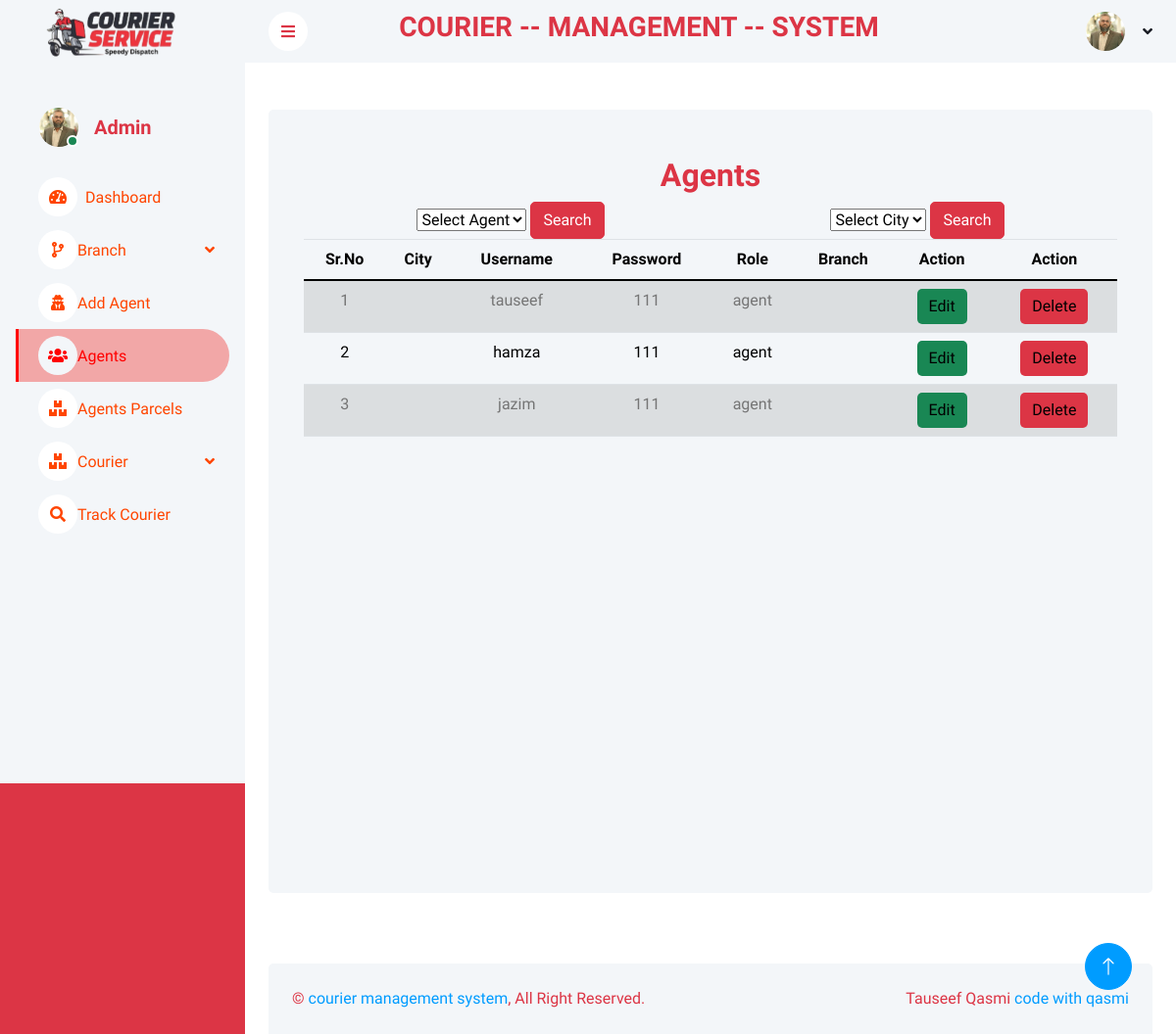
The page /agent.php on the database as committed earlier.
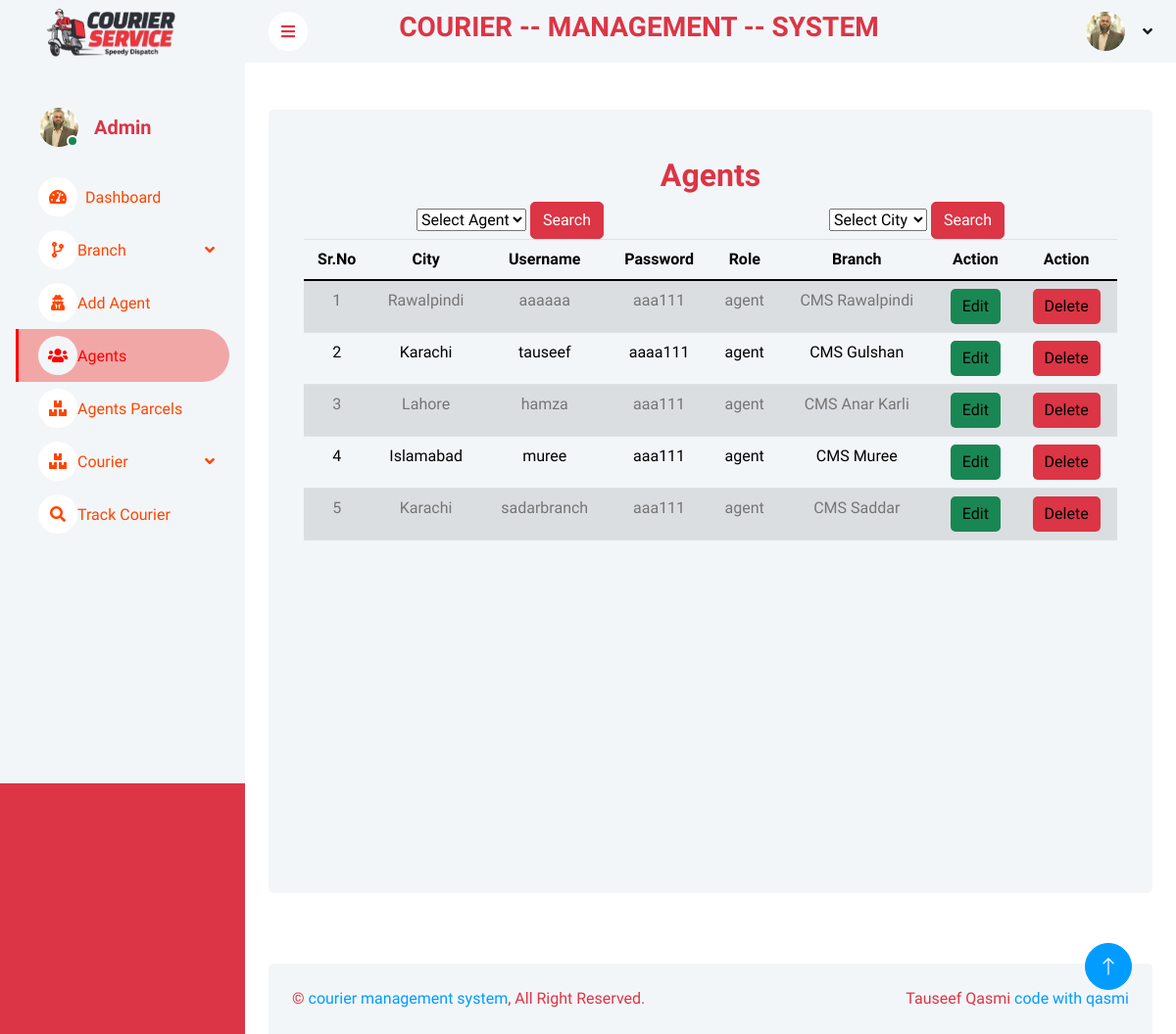
The same page on the database as committed later.
### tables this page shows
CREATE TABLE `users` (
  `id` int(11) NOT NULL,
  `uemail` varchar(30) NOT NULL,
  `uname` varchar(20) NOT NULL,
  `upwd` varchar(10) NOT NULL,
  `role` varchar(20) NOT NULL,
  `branch_name` varchar(50) NOT NULL,
  `branch_city` varchar(20) NOT NULL,
  `added_date` datetime NOT NULL,
  `password_reset_token` varchar(500) NOT NULL
);

### agent.php (the view, shortened to what this page needs)
<?php
include("connection.php");
?>
<?php
include("header.php");
?>
<div class="container">
    <div class="row vh-100 bg-light rounded justify-content-center mx-0 m-5">
        <div class="col-md-12 text-center">
            <div class="container mt-3">
                <h2 class="text-danger mt-5 ">Agents</h2>
                <div class="table-responsive">
                        <div class="d-flex justify-content-around">
                        <form action="<?php echo $_SERVER['PHP_SELF']; ?>" method="get">
                            <select name="agent">
                                <option value="">Select Agent</option>
                            </select>
                            <button class="btn btn-danger" type="submit">Search</button>
                        </form>
                        <form action="<?php echo $_SERVER['PHP_SELF']; ?>" method="get">
                            <select name="city">
                                <option value="">Select City</option>
                                <?php
                                $sql = "SELECT DISTINCT branch_city FROM users WHERE role = 'agent'";
                                ?>
                            </select>
                            <button class="btn btn-danger" type="submit">Search</button>
                        </form>
                    </div>
                    <?php
                    if (isset($_GET['agent'])) {
                        $agent = $_GET['agent'];
                        $sql = "SELECT * FROM users WHERE uname = '$agent' AND role = 'agent'";
                    } elseif (isset($_GET['city'])) {
                        $city = $_GET['city'];
                        $sql = "SELECT * FROM users WHERE branch_city = '$city' AND role = 'agent'";
                    } else {
                        $sql = "SELECT * FROM users WHERE role = 'agent'";
                    }
                    $stmt = $conn->prepare($sql);
                    $stmt->execute();
                    $result = $stmt->fetchAll(PDO::FETCH_ASSOC);
                    ?>
                    <div class="table-responsive">
                        <table class="table table-striped">
                            <thead>
                                <tr>
                                    <th>Sr.No</th>
                                    <th>City</th>
                                    <th>Username</th>
                                    <th>Password</th>
                                    <th>Role</th>
                                    <th>Branch</th>
                                    <th>Action</th>
                                    <th>Action</th>
                                </tr>
                            </thead>
                            <tbody>
                                <?php
                                $i = 1;
                                foreach ($result as $data) { ?>
                                    <tr>
                                        <td><?php echo $i; ?></td>
                                        <td><?php echo $data['branch_city']; ?></td>
                                        <td><?php echo $data['uname']; ?></td>
                                        <td><?php echo $data['upwd']; ?></td>
                                        <td><?php echo $data['role']; ?></td>
                                        <td><?php echo $data['branch_name']; ?></td>
                                        <td>
                                            <button class="btn btn-success border-0">
                                                <a href="editRole.php?id=<?php echo $data['id']; ?>" style="text-decoration: none; color: black;">
                                                    Edit
                                                </a>
                                            </button>
                                        </td>
                                        <td>
                                            <button class="btn btn-danger border-0">
                                                <a onclick="return confirm('Are you sure you want to delete?')" href="deleteRole.php?id=<?php echo $data['id']; ?>" style="text-decoration: none; color: black;"> Delete
                                                </a>
                                            </button>
                                        </td>
                                    </tr>
                                <?php $i++;
                                } ?>
                            </tbody>
                        </table>
                    </div>
                </div>
            </div>
        </div>
    </div>
</div>
<?php
include("footer.php");
?>

Rows that differ between the two databases and show on the page:
removed users: uname "tauseef", upwd "111", role "agent"
removed users: uname "hamza", upwd "111", role "agent"
removed users: uname "jazim", upwd "111", role "agent"
added users: branch_city "Rawalpindi", uname "aaaaaa", upwd "aaa111", role "agent", branch_name "CMS Rawalpindi"
added users: branch_city "Karachi", uname "tauseef", upwd "aaaa111", role "agent", branch_name "CMS Gulshan"
added users: branch_city "Lahore", uname "hamza", upwd "aaa111", role "agent", branch_name "CMS Anar Karli"
added users: branch_city "Islamabad", uname "muree", upwd "aaa111", role "agent", branch_name "CMS Muree"
added users: branch_city "Karachi", uname "sadarbranch", upwd "aaa111", role "agent", branch_name "CMS Saddar"
